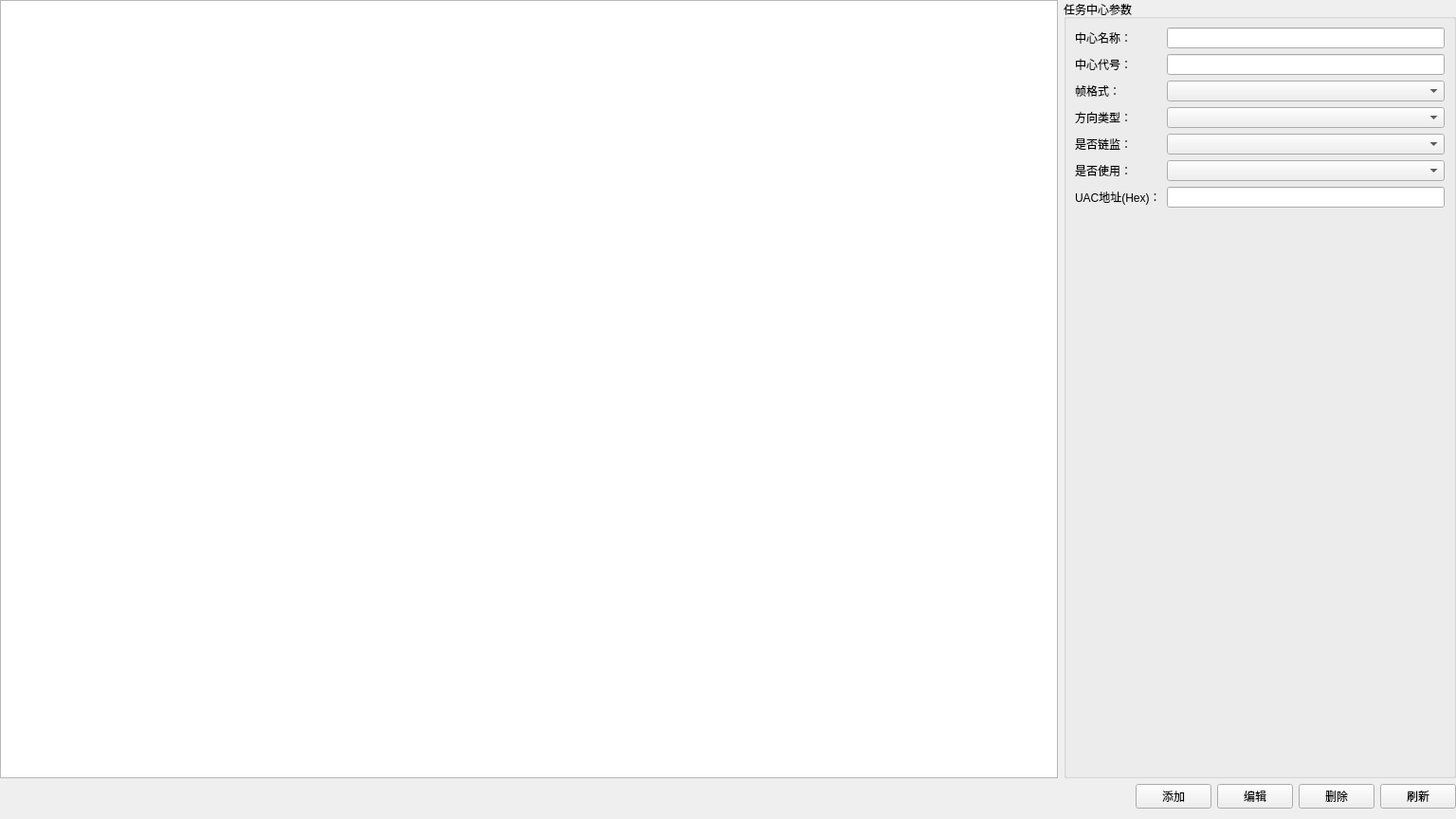
<?xml version="1.0" encoding="UTF-8"?>
<ui version="4.0">
 <class>TaskCenter</class>
 <widget class="QWidget" name="TaskCenter">
  <property name="geometry">
   <rect>
    <x>0</x>
    <y>0</y>
    <width>1536</width>
    <height>864</height>
   </rect>
  </property>
  <property name="windowTitle">
   <string>Form</string>
  </property>
  <layout class="QVBoxLayout" name="verticalLayout">
   <property name="leftMargin">
    <number>0</number>
   </property>
   <property name="topMargin">
    <number>0</number>
   </property>
   <property name="rightMargin">
    <number>0</number>
   </property>
   <item>
    <layout class="QHBoxLayout" name="horizontalLayout_2" stretch="0,0">
     <item>
      <widget class="QTableView" name="tableView">
       <property name="sizePolicy">
        <sizepolicy hsizetype="Expanding" vsizetype="Expanding">
         <horstretch>0</horstretch>
         <verstretch>0</verstretch>
        </sizepolicy>
       </property>
      </widget>
     </item>
     <item>
      <widget class="QGroupBox" name="groupBox">
       <property name="sizePolicy">
        <sizepolicy hsizetype="Fixed" vsizetype="Preferred">
         <horstretch>0</horstretch>
         <verstretch>0</verstretch>
        </sizepolicy>
       </property>
       <property name="minimumSize">
        <size>
         <width>414</width>
         <height>0</height>
        </size>
       </property>
       <property name="title">
        <string>任务中心参数</string>
       </property>
       <layout class="QGridLayout" name="gridLayout">
        <item row="4" column="0">
         <widget class="QLabel" name="label_5">
          <property name="text">
           <string>是否链监：</string>
          </property>
         </widget>
        </item>
        <item row="6" column="1">
         <widget class="QLineEdit" name="UACLineEdit"/>
        </item>
        <item row="0" column="1">
         <widget class="QLineEdit" name="centerNameLineEdit"/>
        </item>
        <item row="0" column="0">
         <widget class="QLabel" name="label">
          <property name="text">
           <string>中心名称：</string>
          </property>
         </widget>
        </item>
        <item row="5" column="0">
         <widget class="QLabel" name="label_6">
          <property name="text">
           <string>是否使用：</string>
          </property>
         </widget>
        </item>
        <item row="1" column="1">
         <widget class="QLineEdit" name="centerCodeLineEdit"/>
        </item>
        <item row="1" column="0">
         <widget class="QLabel" name="label_2">
          <property name="text">
           <string>中心代号：</string>
          </property>
         </widget>
        </item>
        <item row="4" column="1">
         <widget class="QComboBox" name="isUsedLinkMonitorComboBox"/>
        </item>
        <item row="2" column="1">
         <widget class="QComboBox" name="frameFormatComboBox"/>
        </item>
        <item row="5" column="1">
         <widget class="QComboBox" name="isUsedComboBox"/>
        </item>
        <item row="2" column="0">
         <widget class="QLabel" name="label_3">
          <property name="text">
           <string>帧格式：</string>
          </property>
         </widget>
        </item>
        <item row="3" column="0">
         <widget class="QLabel" name="label_4">
          <property name="text">
           <string>方向类型：</string>
          </property>
         </widget>
        </item>
        <item row="3" column="1">
         <widget class="QComboBox" name="direTypeComboBox"/>
        </item>
        <item row="6" column="0">
         <widget class="QLabel" name="label_7">
          <property name="text">
           <string>UAC地址(Hex)：</string>
          </property>
         </widget>
        </item>
        <item row="7" column="1">
         <spacer name="verticalSpacer">
          <property name="orientation">
           <enum>Qt::Vertical</enum>
          </property>
          <property name="sizeHint" stdset="0">
           <size>
            <width>20</width>
            <height>40</height>
           </size>
          </property>
         </spacer>
        </item>
       </layout>
      </widget>
     </item>
    </layout>
   </item>
   <item>
    <layout class="QHBoxLayout" name="horizontalLayout">
     <item>
      <spacer name="horizontalSpacer">
       <property name="orientation">
        <enum>Qt::Horizontal</enum>
       </property>
       <property name="sizeHint" stdset="0">
        <size>
         <width>40</width>
         <height>20</height>
        </size>
       </property>
      </spacer>
     </item>
     <item>
      <widget class="QPushButton" name="addBtn">
       <property name="text">
        <string>添加</string>
       </property>
      </widget>
     </item>
     <item>
      <widget class="QPushButton" name="editBtn">
       <property name="text">
        <string>编辑</string>
       </property>
      </widget>
     </item>
     <item>
      <widget class="QPushButton" name="delBtn">
       <property name="text">
        <string>删除</string>
       </property>
      </widget>
     </item>
     <item>
      <widget class="QPushButton" name="refreshBtn">
       <property name="text">
        <string>刷新</string>
       </property>
      </widget>
     </item>
    </layout>
   </item>
  </layout>
 </widget>
 <resources/>
 <connections/>
</ui>
